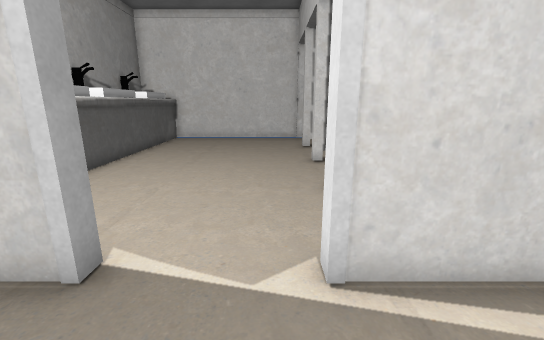
View 1 (above)

17 first-person views from a walk through a Unity game level. The camera is 1.2 m above the floor, tilts 14° down and sees 90° across. The floor is counted in squares, 0.5 m on a side. Each view is taken from the middle of a square. On the plan, view 1 faces up. The plan holds only what a view shows up to about 18 squares ahead; the rest is blank. The place goes on beyond the plan. The player character is not drawn. Door leaves are left out, so doorways stand open.

View 2
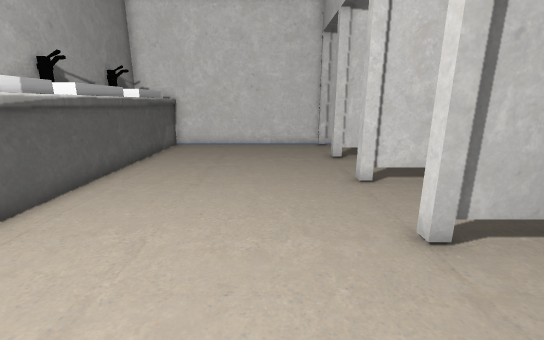

View 3
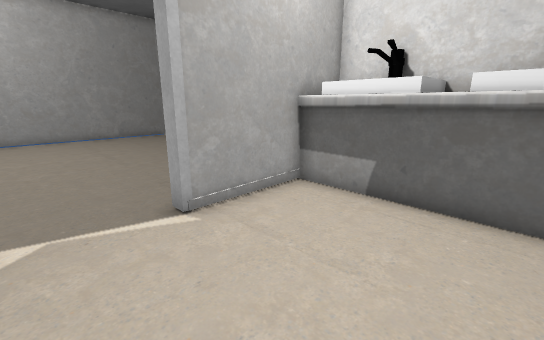

View 4
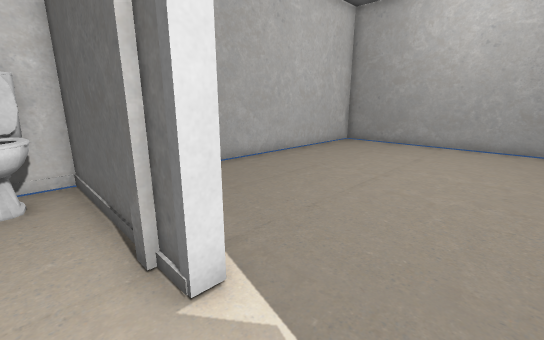

View 5
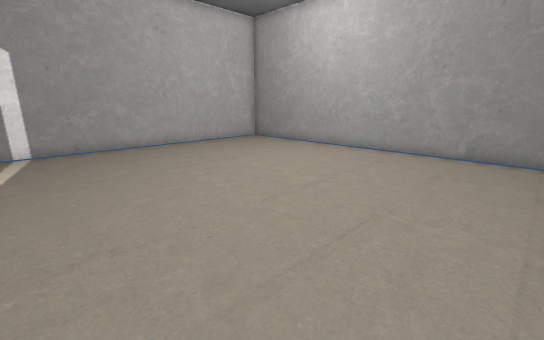

View 6
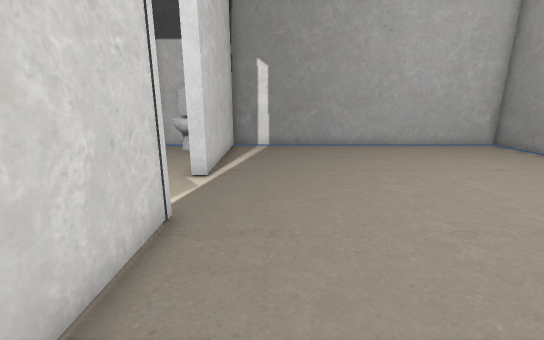

View 7
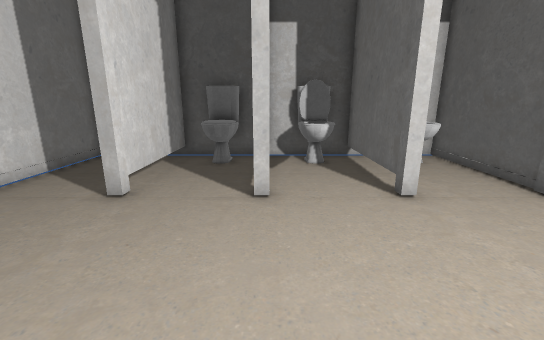

View 8
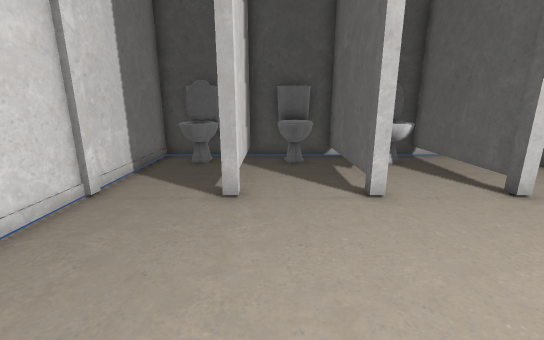

View 9
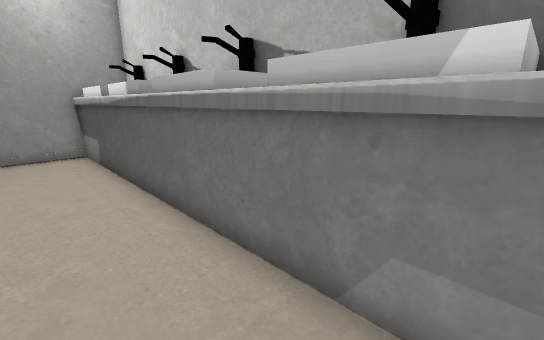

View 10
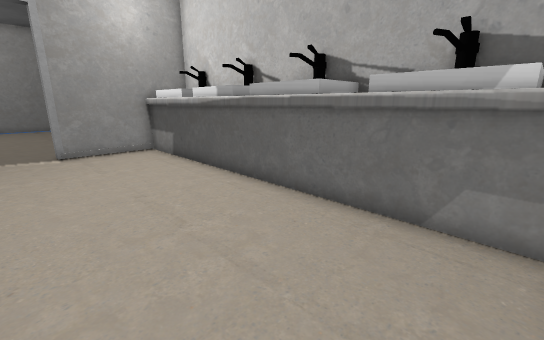

View 11
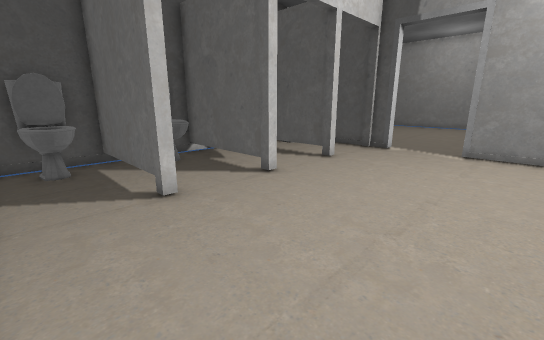

View 12
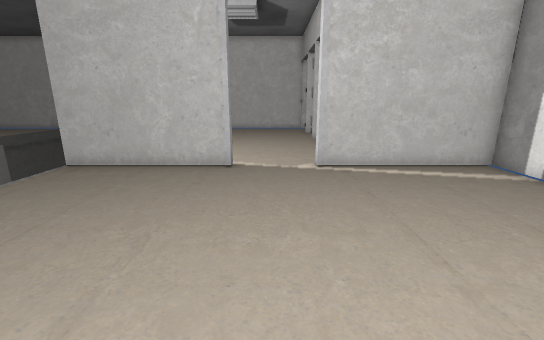

View 13
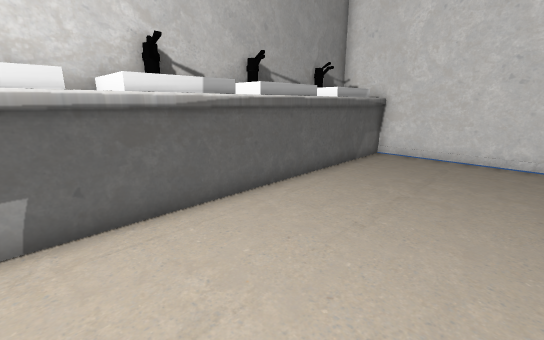

View 14
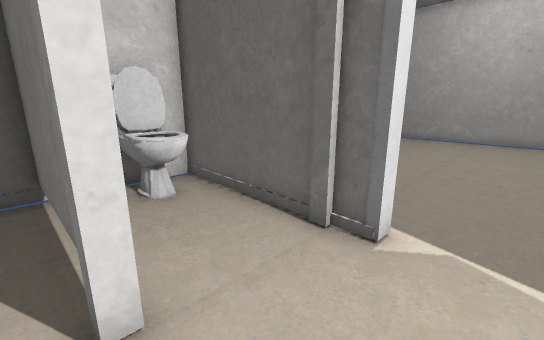

View 15
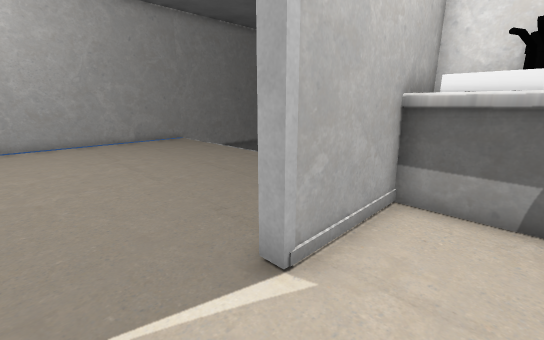

View 16
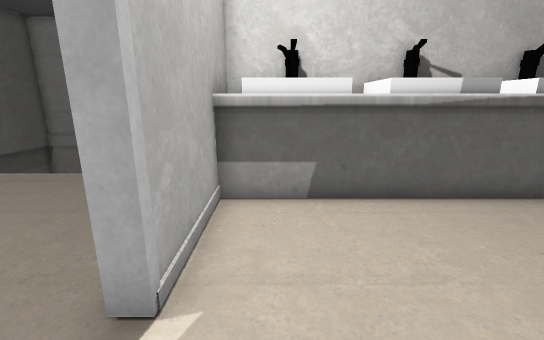

View 17
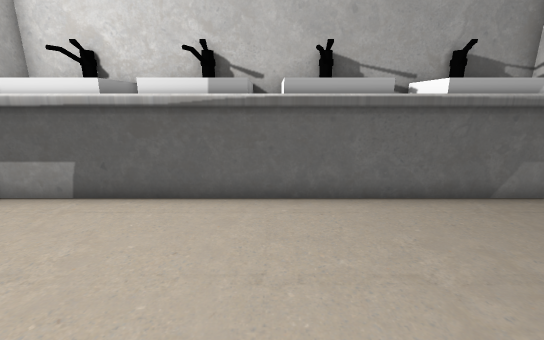

### Floor plan
Key: @ floor where view 1 was taken; # wall or solid block; . floor; D open door; = window, fence, low wall or low ledge; ^ raised ledge; v drop or lower ground; T thing the floor can be seen under or through; O other object.
Columns run from 9 left of view 1 to 8 right of it. Each row starts with its distance up from view 1.
 19 v^^###############
 18 #OO#...........=##
 17 OO^#..........=^^#
 16 O ^#..........==##
 15 #OO#.......######
 14 #O^............^#
 13 OO^...........^^#
 12 O ^#...........##
 11 #OO#.......TTT###
 10 #OO#..........==#
  9 O ^...........=^#
  8 ##O........######
  7 #O^........#######
  6 OO^...........==^#
  5 O ^#..........=^##
  4 #######DDD#######
  3 v######...#######
  2 v...............#
  1 v...............#
  0 v........@......#
 -1 v...............#
 -2 v...............#
 -3 v...............#
 -4 v...............#
 -5 v...............#
 -6 v...............#
 -7 v...............#
 -8 v...............#
 -9 v...............#
-10 v...............#
-11  ...............#
-12 v################

Positions as (right, up) in squares from view 1, and headings:
1: (0, 0), facing up
2: (-1, 3), facing up
3: (0, 9), facing down-left
4: (-2, 5), facing down-right
5: (-8, 2), facing down-right
6: (-8, 1), facing right
7: (-5, 11), facing right
8: (-5, 14), facing right
9: (-4, 18), facing down-left
10: (-1, 18), facing down-left
11: (-5, 18), facing down-right
12: (-1, -7), facing up
13: (-1, 6), facing up-left
14: (-1, 8), facing down-right
15: (0, 6), facing down-left
16: (0, 5), facing left
17: (0, 11), facing left
